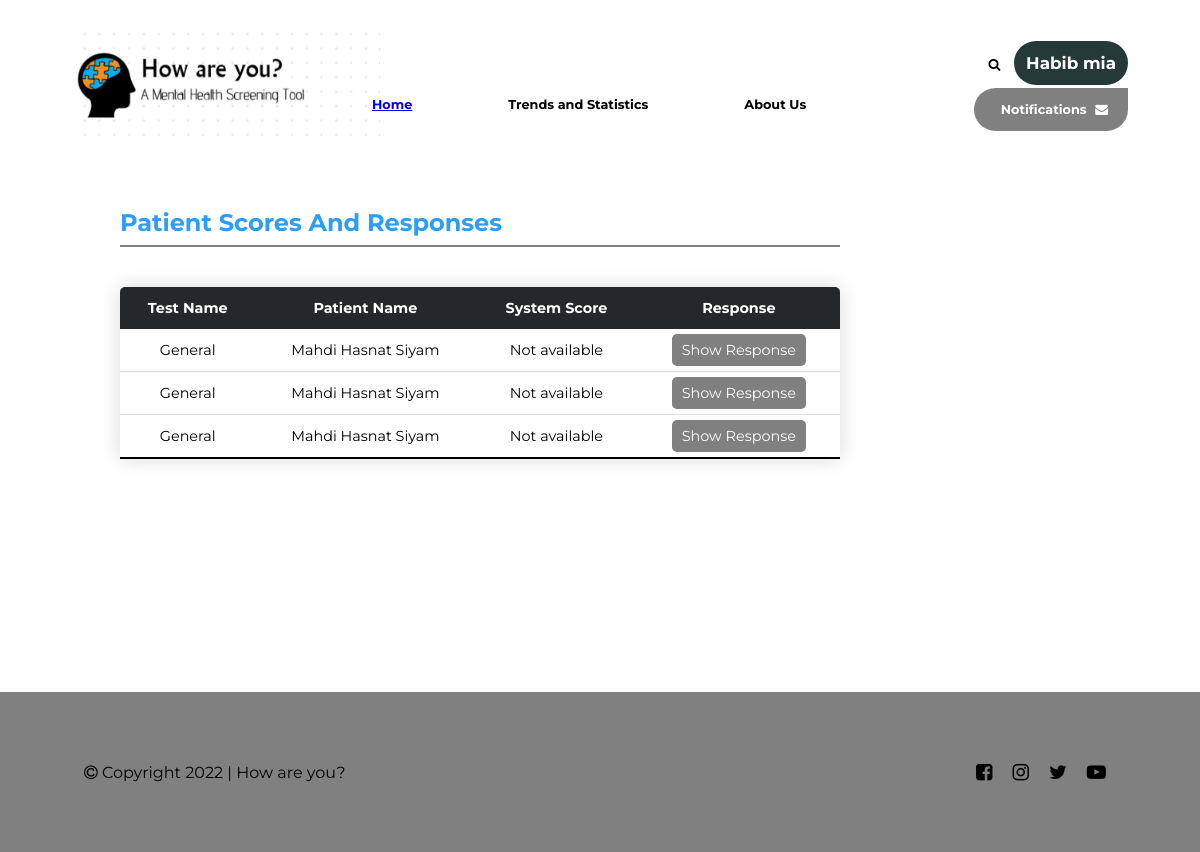
The app's page /test_result_poll (signed in), older data.
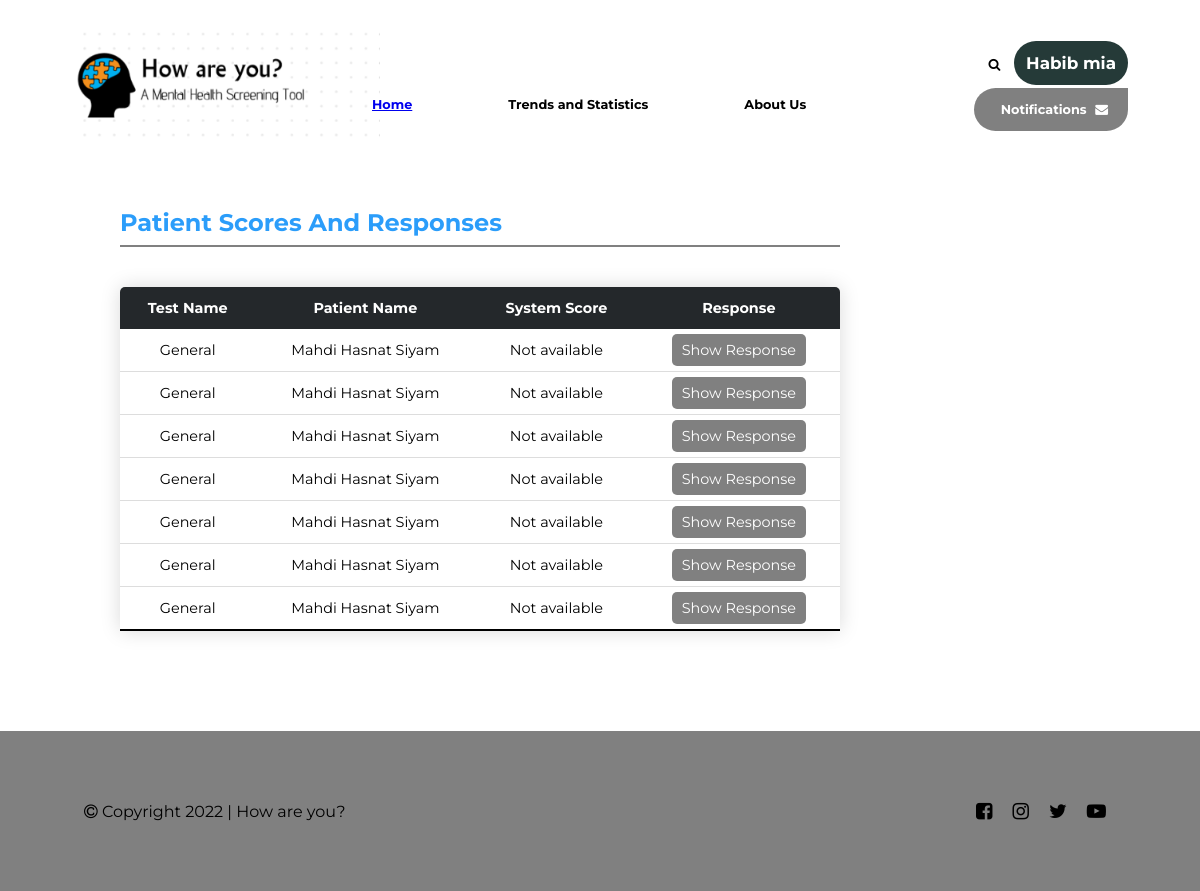
The same page, newer data.
### take_questionnaire/models.py (models this page shows, shortened)
class TestResult(models.Model):
    test = models.ForeignKey(Test, on_delete=models.CASCADE)
    patient = models.ForeignKey(Patient, on_delete=models.CASCADE)
    verifier = models.ForeignKey(Psychiatrist, on_delete=models.SET_NULL, null=True, blank=True,default=None,related_name='verified_testresult')
    questions = models.ManyToManyField(Question, through='Answer')
    submission_time = models.DateTimeField(default=timezone.now)
    verification_time = models.DateTimeField(null=True, blank=True)
    comment = models.TextField(default='')
    dieaseses = models.ManyToManyField(Dieases)
    consultations = models.ManyToManyField(Psychiatrist)
    def sum_score(self):
        score = 0
        for question in self.questions.all():
            answer = Answer.objects.get(testresult=self, question=question)
            score += answer.score
        if not self.test.has_score:
            return 'Not available'

class Test(models.Model):
    added_by = models.ForeignKey(Psychiatrist, on_delete=models.DO_NOTHING)
    details_gimmic = models.CharField(max_length=TEXT_FIELD, default=UNSPECIFIED)
    instruction = models.CharField(max_length=TEXT_FIELD, default=UNSPECIFIED)
    details_duration = models.CharField(max_length=TEXT_FIELD, default=UNSPECIFIED)
    name = models.CharField("Name of the test", max_length=FIELD_LENGTH, null=False, blank=False)
    created_at = models.DateTimeField(default=timezone.now)
    is_approved = models.CharField(max_length=CHOICE_LENGTH, choices=Status.choices, default=Status.PENDING_APPROVAL)
    questions = models.ManyToManyField(Question, through='TestQuestion')
    has_score = models.BooleanField(default=False)

class Question(models.Model):
    added_by = models.ForeignKey(Psychiatrist, on_delete=models.CASCADE)
    class QuestionType(models.TextChoices):
        RADIO = 'RD', gettext_lazy('Radio')
        SLIDER = 'SL', gettext_lazy('Number Slider')
        MUL_CHOICE = 'CH', gettext_lazy('Multiple Choice')
    type = models.CharField(max_length=2, choices=QuestionType.choices, default=QuestionType.RADIO)
    created_at = models.DateTimeField(default=timezone.now)
    changed_at = models.DateTimeField(default=timezone.now)
    question_text = models.CharField(max_length=TEXT_FIELD, null=False, blank=False, default=UNSPECIFIED)

class Answer(models.Model):
    testresult = models.ForeignKey(TestResult, on_delete=models.CASCADE)
    question = models.ForeignKey(Question, on_delete=models.CASCADE)
    response = models.IntegerField(null=False, blank=False)
    score = models.IntegerField(default=0)

### persons/models.py (models this page shows, shortened)
class Person(models.Model):
	username = models.CharField(max_length=200,primary_key=True)
	name = models.CharField(max_length=200, default="Unknown")
	password = models.CharField(max_length=50)
	email = models.EmailField(max_length=50)
	joined_at = models.DateTimeField(default=timezone.now)
	date_of_birth = models.DateTimeField(default=timezone.now,null=False,blank=False)
	gender = models.CharField(
        max_length=1,
        choices=Gender.choices,
        null=False,
        blank=False,
        default=Gender.FEMALE,
    )
	mobile_number = models.CharField(null=True,max_length=50,blank=True)

### psychiatrists/views.py (the view)
# urls.py: path('test_result_poll', views.test_result_poll, name='test_result_poll'),
def test_result_poll(request):
	assert('username' in request.session)
	context={}
	context['my'] = Psychiatrist.objects.get(username=request.session['username'])
	context['testresults'] = TestResult.objects.filter(verifier = None)
	return render(request , 'psychiatrists/test_result_poll.html',context)

### psychiatrists/templates/psychiatrists/test_result_poll.html (shortened to what this page needs)
{% load static %}
<!DOCTYPE html>
<html lang="en">
<head>
    <link rel="stylesheet" href="https://cdnjs.cloudflare.com/ajax/libs/font-awesome/4.7.0/css/font-awesome.min.css">
    <link rel="stylesheet" href="{% static 'psychiatrists/zaber.css' %}">
    <link rel="stylesheet" href="{% static 'psychiatrists/styles.css' %}">
</head>
<body>
    <div class="container">
        <section class="header">
            {% include "logo.html" %}
            <nav>
                <ul class="nav-links">
                    <li><a href="{% url 'persons:index' %}" > Home </a></li>
                    <li>Trends and Statistics</li>
                    <li>About Us</li>
                </ul>
                <span class="nav-right">
                    <span>
                        <i class="fa fa-search" style="margin-right: 10px;"></i>
                        <span class="avatar" onclick="document.getElementById('logout-modal-id').style.display='block'" style="cursor: pointer;">{{my.name}}</span>
                    </span>
                    <span class="notifi-box">
                        Notifications
                        <i class="fa fa-envelope" style="margin-left: 5px;"></i>
                    </span>
                </span>
            </nav>
        </section>
        <section class="body-sec">
            <ul class="test-ovrs">
                <li>
                    <span class="test-name">Patient Scores And Responses</span><br>
                    <hr style="border: 1px solid grey; margin-top: 1ex; width: 75%;">
                </li>
            </ul>
            <table class="content-table">
                <thead>
                    <tr>
                    <th>Test Name</th>
                    <th>Patient Name</th>
                    <th>System Score</th>
                    <th>Response</th>
                    </tr>
                </thead>
                <tbody>
                    {% for testresult in testresults%}
                    <tr>
                        <td>{{testresult.test.name}}</td>
                        <td>{{testresult.patient.name}}</td>
                        <td>{{testresult.sum_score}}</td>
                        <td> <span class="table-elem" onclick="location.href='{% url 'psychiatrists:test_result_varify' testresult.id %}'">Show Response</span> </td>
                    </tr>
                    {% endfor %}
                </tbody>
            </table>
        </section>
    </div>
    <section class="footer">
        <span><i class="fa fa-copyright"></i> Copyright <span class="year"></span> | How are you?</span>
        <div>
            <ul class="social-media">
                <li><a href="#"><i class="fa fa-facebook-square"></i></a></li>
                <li><a href="#"><i class="fa fa-instagram"></i></a></li>
                <li><a href="#"><i class="fa fa-twitter"></i></a></li>
                <li><a href="#"><i class="fa fa-youtube-play"></i></a></li>
            </ul>
        </div>
    </section>
</body>
</html>

Row changes from the older to the newer data that the page shows:
added TestResult: test.name "General", patient.name "Mahdi Hasnat Siyam", sum_score "Not available"
added TestResult: test.name "General", patient.name "Mahdi Hasnat Siyam", sum_score "Not available"
added TestResult: test.name "General", patient.name "Mahdi Hasnat Siyam", sum_score "Not available"
added TestResult: test.name "General", patient.name "Mahdi Hasnat Siyam", sum_score "Not available"
